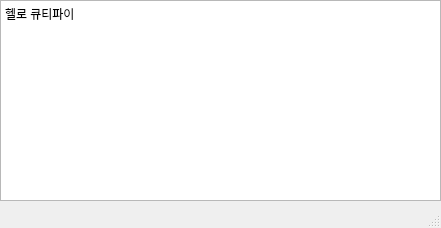
<?xml version="1.0" encoding="UTF-8"?>
<ui version="4.0">
 <class>mainWindow</class>
 <widget class="QMainWindow" name="mainWindow">
  <property name="geometry">
   <rect>
    <x>0</x>
    <y>0</y>
    <width>441</width>
    <height>228</height>
   </rect>
  </property>
  <property name="windowTitle">
   <string>Hello QTpy</string>
  </property>
  <widget class="QWidget" name="centralwidget">
   <widget class="QPlainTextEdit" name="plainTextEdit">
    <property name="geometry">
     <rect>
      <x>0</x>
      <y>0</y>
      <width>441</width>
      <height>201</height>
     </rect>
    </property>
    <property name="plainText">
     <string>헬로 큐티파이</string>
    </property>
   </widget>
  </widget>
  <widget class="QMenuBar" name="menubar">
   <property name="geometry">
    <rect>
     <x>0</x>
     <y>0</y>
     <width>441</width>
     <height>21</height>
    </rect>
   </property>
  </widget>
  <widget class="QStatusBar" name="statusbar"/>
 </widget>
 <resources/>
 <connections/>
</ui>
